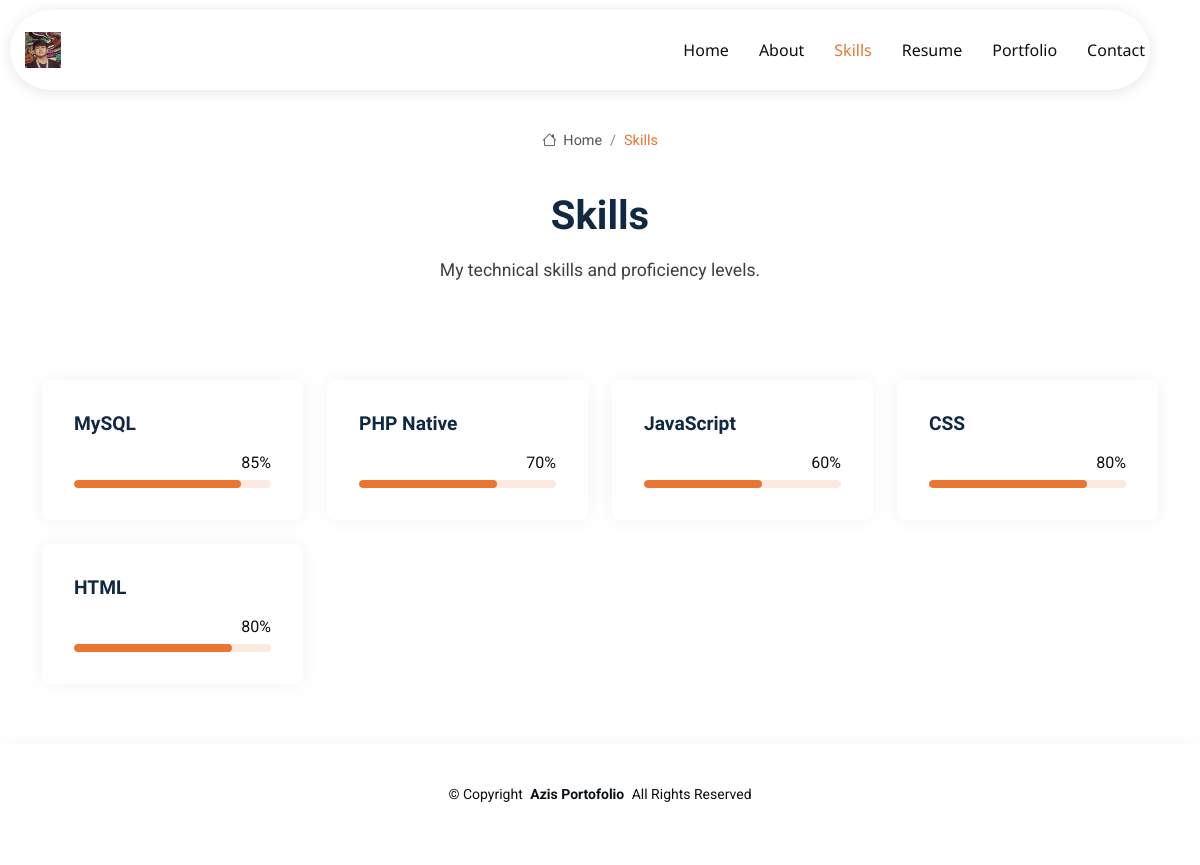
The page /skills.php on the database its author committed.
### tables this page shows
CREATE TABLE `settings` (
  `id` bigint(20) UNSIGNED NOT NULL,
  `website_name` varchar(150) DEFAULT NULL,
  `logo` varchar(255) DEFAULT NULL,
  `favicon` varchar(255) DEFAULT NULL,
  `owner_name` varchar(150) DEFAULT NULL,
  `owner_profession` varchar(150) DEFAULT NULL,
  `owner_photo` varchar(255) DEFAULT NULL,
  `email` varchar(150) DEFAULT NULL,
  `phone` varchar(50) DEFAULT NULL,
  `address` varchar(255) DEFAULT NULL,
  `github` varchar(255) DEFAULT NULL,
  `linkedin` varchar(255) DEFAULT NULL,
  `instagram` varchar(255) DEFAULT NULL,
  `facebook` varchar(255) DEFAULT NULL,
  `x` varchar(255) DEFAULT NULL,
  `youtube` varchar(255) DEFAULT NULL,
  `meta_title` varchar(200) DEFAULT NULL,
  `meta_description` varchar(500) DEFAULT NULL,
  `google_verification` varchar(255) DEFAULT NULL,
  `default_dark_mode` tinyint(1) DEFAULT 0,
  `maintenance_mode` tinyint(1) DEFAULT 0,
  `created_at` timestamp NOT NULL DEFAULT current_timestamp(),
  `updated_at` timestamp NOT NULL DEFAULT current_timestamp() ON UPDATE current_timestamp()
);

CREATE TABLE `skills` (
  `id` bigint(20) UNSIGNED NOT NULL,
  `name` varchar(150) NOT NULL,
  `percentage` int(11) NOT NULL DEFAULT 0,
  `sort_order` int(11) DEFAULT 0,
  `created_at` timestamp NOT NULL DEFAULT current_timestamp(),
  `updated_at` timestamp NOT NULL DEFAULT current_timestamp() ON UPDATE current_timestamp()
);

### includes/functions.php (called while the page is built, shortened)
<?php
require_once __DIR__ . '/database.php';
function e($value): string
{
    return htmlspecialchars((string) $value, ENT_QUOTES, 'UTF-8');
}
function url(string $path = ''): string
{
    return BASE_URL . '/' . ltrim($path, '/');
}
function getSettings(): array
{
    $stmt = db()->prepare('SELECT * FROM settings WHERE id = 1 LIMIT 1');
    $stmt->execute();
    return $stmt->fetch() ?: [];
}

### includes/database.php (called while the page is built, shortened)
<?php
function db(): PDO
{
    static $pdo = null;
    if ($pdo === null) {
        $dsn = 'mysql:host=' . DB_HOST . ';dbname=' . DB_NAME . ';charset=' . DB_CHARSET;
        $options = [
            PDO::ATTR_ERRMODE            => PDO::ERRMODE_EXCEPTION,
            PDO::ATTR_DEFAULT_FETCH_MODE => PDO::FETCH_ASSOC,
            PDO::ATTR_EMULATE_PREPARES   => false,
        ];
        try {
            $pdo = new PDO($dsn, DB_USER, DB_PASS, $options);
        } catch (PDOException $e) {
            error_log('Database connection failed: ' . $e->getMessage());
            http_response_code(500);
            exit('Koneksi database gagal. Silakan periksa konfigurasi.');
        }
    }
    return $pdo;
}

### skills.php (the view, shortened to what this page needs)
<?php
require_once __DIR__ . '/includes/functions.php';
$currentPage = 'skills';
$pdo = db();
$skills = $pdo->query('SELECT * FROM skills ORDER BY sort_order ASC, id DESC')->fetchAll();
?>
<!DOCTYPE html>
<html lang="en">
<head>
    <link href="assets/vendor/bootstrap/css/bootstrap.min.css" rel="stylesheet">
    <link href="assets/vendor/bootstrap-icons/bootstrap-icons.css" rel="stylesheet">
    <link href="assets/vendor/aos/aos.css" rel="stylesheet">
    <link href="assets/vendor/glightbox/css/glightbox.min.css" rel="stylesheet">
    <link href="assets/vendor/swiper/swiper-bundle.min.css" rel="stylesheet">
    <link href="assets/css/main.css" rel="stylesheet">
</head>
<body class="skills-page">
    <?php include __DIR__ . '/includes/navbar.php'; ?>
    <main class="main">
        <div class="page-title">
            <div class="breadcrumbs">
                <nav aria-label="breadcrumb">
                    <ol class="breadcrumb">
                        <li class="breadcrumb-item"><a href="<?= url('index.php') ?>"><i class="bi bi-house"></i>
                                Home</a></li>
                        <li class="breadcrumb-item active current">Skills</li>
                    </ol>
                </nav>
            </div>
            <div class="title-wrapper">
                <h1>Skills</h1>
                <p>My technical skills and proficiency levels.</p>
            </div>
        </div>
        <section id="skills" class="skills section">
            <div class="container" data-aos="fade-up" data-aos-delay="100">
                <?php if ($skills): ?>
                <div class="row g-4 skills-animation">
                    <?php foreach ($skills as $index => $skill): ?>
                    <div class="col-md-6 col-lg-3" data-aos="fade-up" data-aos-delay="<?= ($index % 4 + 1) * 100 ?>">
                        <div class="skill-box">
                            <h3><?= e($skill['name']) ?></h3>
                            <span class="text-end d-block"><?= (int) $skill['percentage'] ?>%</span>
                            <div class="progress">
                                <div class="progress-bar" role="progressbar"
                                    aria-valuenow="<?= (int) $skill['percentage'] ?>" aria-valuemin="0"
                                    aria-valuemax="100"></div>
                            </div>
                        </div>
                    </div>
                    <?php endforeach; ?>
                </div>
                <?php endif; ?>
            </div>
        </section>
    </main>
    <?php include __DIR__ . '/includes/site-footer.php'; ?>
</body>
</html>

### includes/navbar.php (shortened to what this page needs)
<?php
require_once __DIR__ . '/functions.php';
$settings = getSettings();
$siteName = $settings['website_name'] ?? 'My Portfolio';
?>
<header id="header" class="header d-flex align-items-center sticky-top">
    <div
        class="header-container container-fluid container-xl position-relative d-flex align-items-center justify-content-between">
        <a href="<?= url('index.php') ?>" class="logo d-flex align-items-center me-auto me-xl-0">
            <?php if (!empty($settings['logo'])): ?>
            <img src="<?= url('uploads/settings/' . $settings['logo']) ?>" alt="<?= e($siteName) ?>">
            <?php else: ?>
            <h1 class="sitename"><?= e($siteName) ?></h1>
            <?php endif; ?>
        </a>
        <nav id="navmenu" class="navmenu">
            <ul>
                <li><a href="<?= url('index.php') ?>#hero"
                        class="<?= ($currentPage ?? 'home') === 'home' ? 'active' : '' ?>">Home</a></li>
                <li><a href="<?= url('index.php') ?>#about">About</a></li>
                <li><a href="<?= url('index.php') ?>#skills"
                        class="<?= ($currentPage ?? '') === 'skills' ? 'active' : '' ?>">Skills</a></li>
                <li><a href="<?= url('index.php') ?>#resume">Resume</a></li>
                <li><a href="<?= url('index.php') ?>#portfolio">Portfolio</a></li>
                <li><a href="<?= url('index.php') ?>#contact">Contact</a></li>
            </ul>
        </nav>
    </div>
</header>

### includes/site-footer.php (shortened to what this page needs)
<?php
require_once __DIR__ . '/functions.php';
$settings = getSettings();
$siteName = $settings['website_name'] ?? 'My Portfolio';
?>
<footer id="footer" class="footer">
    <div class="container">
        <div class="copyright text-center">
            <p>© <span>Copyright</span> <strong class="px-1 sitename"><?= e($siteName) ?></strong> <span>All Rights
                    Reserved</span></p>
        </div>
    </div>
</footer>

### rows shown on the page
settings: logo (picture), website_name "Azis Portofolio"
skills: name "MySQL", percentage "85"
skills: name "PHP Native", percentage "70"
skills: name "JavaScript", percentage "60"
skills: name "CSS", percentage "80"
skills: name "HTML", percentage "80"
